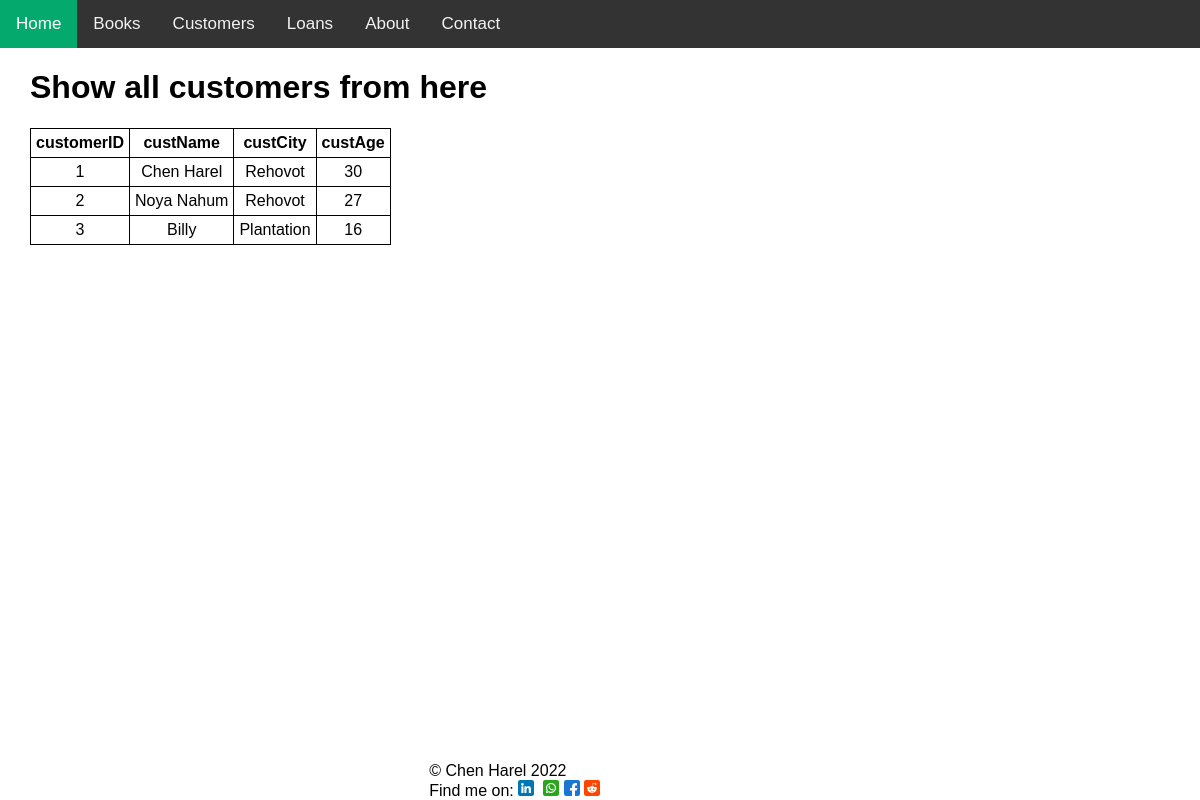
Screenshot of /customers/showAllCustomers with the database file from the repository.
### tables this page shows
CREATE TABLE customers (customerID INTEGER PRIMARY KEY AUTOINCREMENT, cusName text, cusCity text, cusAge int);

### app.py (the view)
@app.route("/customers/showAllCustomers", methods=['GET', 'POST'])
def showAllCustomers():
    return myCustomers.Customer.showAllCustomers(myCustomers)

### tools/customers.py (called while the page is built)
    def showAllCustomers(self):
        if request.method=='POST':
            pass
        sqlCustomers = '''SELECT * FROM customers'''
        cur.execute(sqlCustomers)
        customers = cur.fetchall()
        return render_template("/customers/showAllCustomers.html", customers=customers)

### templates/customers/showAllCustomers.html
{%extends 'layout.html'%}
{%block header%}{{super()}}{%endblock%}
{%block content%}
<h1 class="pushLeft">Show all customers from here</h1>
<div class="pushLeft">
    <table>
        <tr>
            <th>customerID</th>
            <th>custName</th>
            <th>custCity</th>
            <th>custAge</th>
        </tr>
    {%for customer in customers%}
    <tr>
        <td>{{customer[0]}}</td>
        <td>{{customer[1]}}</td>
        <td>{{customer[2]}}</td>
        <td>{{customer[3]}}</td>
    </tr>
    {%endfor%}
    </table>
</div>
{%endblock%}
{%block footer%}{{super()}}{%endblock%}

### static/CSS/styles.css (style rules this page uses)
body { margin: 0; font-family: Arial, Helvetica, sans-serif; }
.pushLeft { margin-left: 30px; }
table, th, td { border: 1px solid; border-collapse: collapse; padding: 5px; }
td { text-align: center; }

### rows the page displays
customers: customerID "1", cusName "Chen Harel", cusCity "Rehovot", cusAge "30"
customers: customerID "2", cusName "Noya Nahum", cusCity "Rehovot", cusAge "27"
customers: customerID "3", cusName "Billy", cusCity "Plantation", cusAge "16"
